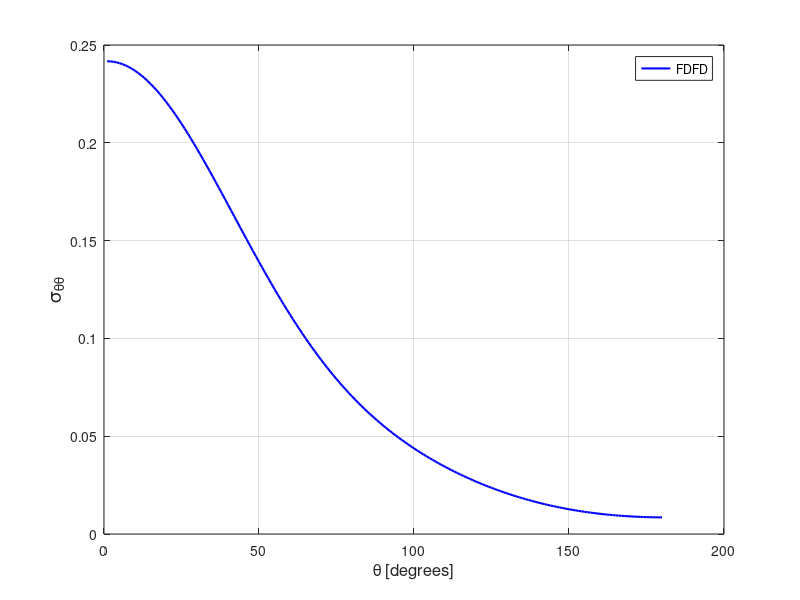

Here is the MATLAB script that generated this plot:
stt = [ 
    1  0.24169758E+00
    2  0.24163608E+00
    3  0.24145418E+00
    4  0.24115084E+00
    5  0.24072725E+00
    6  0.24018513E+00
    7  0.23952404E+00
    8  0.23874742E+00
    9  0.23785277E+00
   10  0.23684552E+00
   11  0.23572688E+00
   12  0.23449737E+00
   13  0.23316082E+00
   14  0.23171885E+00
   15  0.23017523E+00
   16  0.22853056E+00
   17  0.22678865E+00
   18  0.22495374E+00
   19  0.22302812E+00
   20  0.22101623E+00
   21  0.21891946E+00
   22  0.21674359E+00
   23  0.21449065E+00
   24  0.21216457E+00
   25  0.20977168E+00
   26  0.20731284E+00
   27  0.20479365E+00
   28  0.20221744E+00
   29  0.19958907E+00
   30  0.19691072E+00
   31  0.19418876E+00
   32  0.19142623E+00
   33  0.18862762E+00
   34  0.18579586E+00
   35  0.18293497E+00
   36  0.18005033E+00
   37  0.17714585E+00
   38  0.17422417E+00
   39  0.17128982E+00
   40  0.16834532E+00
   41  0.16539495E+00
   42  0.16244207E+00
   43  0.15949064E+00
   44  0.15654428E+00
   45  0.15360446E+00
   46  0.15067469E+00
   47  0.14775921E+00
   48  0.14486060E+00
   49  0.14198047E+00
   50  0.13912064E+00
   51  0.13628630E+00
   52  0.13347697E+00
   53  0.13069713E+00
   54  0.12794563E+00
   55  0.12522754E+00
   56  0.12254252E+00
   57  0.11989289E+00
   58  0.11727936E+00
   59  0.11470484E+00
   60  0.11216889E+00
   61  0.10967273E+00
   62  0.10721767E+00
   63  0.10480461E+00
   64  0.10243352E+00
   65  0.10010572E+00
   66  0.97821414E-01
   67  0.95580406E-01
   68  0.93383119E-01
   69  0.91229625E-01
   70  0.89120261E-01
   71  0.87054461E-01
   72  0.85032508E-01
   73  0.83053418E-01
   74  0.81118017E-01
   75  0.79224370E-01
   76  0.77373959E-01
   77  0.75564608E-01
   78  0.73796615E-01
   79  0.72068602E-01
   80  0.70380762E-01
   81  0.68731658E-01
   82  0.67121446E-01
   83  0.65548703E-01
   84  0.64012215E-01
   85  0.62512122E-01
   86  0.61047286E-01
   87  0.59616923E-01
   88  0.58219943E-01
   89  0.56855336E-01
   90  0.55522699E-01
   91  0.54221477E-01
   92  0.52949946E-01
   93  0.51708173E-01
   94  0.50494872E-01
   95  0.49309235E-01
   96  0.48150558E-01
   97  0.47018379E-01
   98  0.45911249E-01
   99  0.44828933E-01
  100  0.43771252E-01
  101  0.42736445E-01
  102  0.41724432E-01
  103  0.40734626E-01
  104  0.39766159E-01
  105  0.38818881E-01
  106  0.37892018E-01
  107  0.36985040E-01
  108  0.36097378E-01
  109  0.35228614E-01
  110  0.34378488E-01
  111  0.33546422E-01
  112  0.32731809E-01
  113  0.31934679E-01
  114  0.31154960E-01
  115  0.30391484E-01
  116  0.29644286E-01
  117  0.28913092E-01
  118  0.28197579E-01
  119  0.27498152E-01
  120  0.26813820E-01
  121  0.26144495E-01
  122  0.25490126E-01
  123  0.24850467E-01
  124  0.24225526E-01
  125  0.23614712E-01
  126  0.23018165E-01
  127  0.22435682E-01
  128  0.21867221E-01
  129  0.21312699E-01
  130  0.20771796E-01
  131  0.20244271E-01
  132  0.19730389E-01
  133  0.19229829E-01
  134  0.18742405E-01
  135  0.18268310E-01
  136  0.17806977E-01
  137  0.17358569E-01
  138  0.16923014E-01
  139  0.16500128E-01
  140  0.16089855E-01
  141  0.15691793E-01
  142  0.15306280E-01
  143  0.14933002E-01
  144  0.14571728E-01
  145  0.14222395E-01
  146  0.13884963E-01
  147  0.13559286E-01
  148  0.13245170E-01
  149  0.12942467E-01
  150  0.12651054E-01
  151  0.12370871E-01
  152  0.12101864E-01
  153  0.11843596E-01
  154  0.11595991E-01
  155  0.11359163E-01
  156  0.11132663E-01
  157  0.10916582E-01
  158  0.10710707E-01
  159  0.10514716E-01
  160  0.10328615E-01
  161  0.10152418E-01
  162  0.99858204E-02
  163  0.98285060E-02
  164  0.96806744E-02
  165  0.95420284E-02
  166  0.94124554E-02
  167  0.92917811E-02
  168  0.91800438E-02
  169  0.90770358E-02
  170  0.89826789E-02
  171  0.88968240E-02
  172  0.88193417E-02
  173  0.87503819E-02
  174  0.86895684E-02
  175  0.86371033E-02
  176  0.85927043E-02
  177  0.85564507E-02
  178  0.85283592E-02
  179  0.85081719E-02
  180  0.84960498E-02
  181  0.84919473E-02
  182  0.84960340E-02
  183  0.85078571E-02
  184  0.85276719E-02
  185  0.85556190E-02
  186  0.85918102E-02
  187  0.86360238E-02
  188  0.86881584E-02
  189  0.87487604E-02
  190  0.88174026E-02
  191  0.88946922E-02
  192  0.89803850E-02
  193  0.90744998E-02
  194  0.91772992E-02
  195  0.92888260E-02
  196  0.94092181E-02
  197  0.95385704E-02
  198  0.96769417E-02
  199  0.98245228E-02
  200  0.99814693E-02
  201  0.10147871E-01
  202  0.10323843E-01
  203  0.10509532E-01
  204  0.10705180E-01
  205  0.10910819E-01
  206  0.11126630E-01
  207  0.11352718E-01
  208  0.11589273E-01
  209  0.11836411E-01
  210  0.12094329E-01
  211  0.12363078E-01
  212  0.12642922E-01
  213  0.12933914E-01
  214  0.13236097E-01
  215  0.13549741E-01
  216  0.13875099E-01
  217  0.14212072E-01
  218  0.14560800E-01
  219  0.14921737E-01
  220  0.15294418E-01
  221  0.15679562E-01
  222  0.16076896E-01
  223  0.16486613E-01
  224  0.16909054E-01
  225  0.17343791E-01
  226  0.17791759E-01
  227  0.18252607E-01
  228  0.18726081E-01
  229  0.19212941E-01
  230  0.19712832E-01
  231  0.20226141E-01
  232  0.20752938E-01
  233  0.21293294E-01
  234  0.21847313E-01
  235  0.22415051E-01
  236  0.22996729E-01
  237  0.23592694E-01
  238  0.24202788E-01
  239  0.24827264E-01
  240  0.25466094E-01
  241  0.26119808E-01
  242  0.26788345E-01
  243  0.27472286E-01
  244  0.28171211E-01
  245  0.28885866E-01
  246  0.29616242E-01
  247  0.30362701E-01
  248  0.31125786E-01
  249  0.31905301E-01
  250  0.32701883E-01
  251  0.33515822E-01
  252  0.34347400E-01
  253  0.35197306E-01
  254  0.36065321E-01
  255  0.36952801E-01
  256  0.37859179E-01
  257  0.38785577E-01
  258  0.39732706E-01
  259  0.40700633E-01
  260  0.41690357E-01
  261  0.42702038E-01
  262  0.43736339E-01
  263  0.44794489E-01
  264  0.45876633E-01
  265  0.46983484E-01
  266  0.48115645E-01
  267  0.49274269E-01
  268  0.50459959E-01
  269  0.51673248E-01
  270  0.52915532E-01
  271  0.54187149E-01
  272  0.55488747E-01
  273  0.56821372E-01
  274  0.58186471E-01
  275  0.59583478E-01
  276  0.61014481E-01
  277  0.62479671E-01
  278  0.63980453E-01
  279  0.65516643E-01
  280  0.67090452E-01
  281  0.68701871E-01
  282  0.70351422E-01
  283  0.72039373E-01
  284  0.73767990E-01
  285  0.75537123E-01
  286  0.77347592E-01
  287  0.79199158E-01
  288  0.81093401E-01
  289  0.83030209E-01
  290  0.85009679E-01
  291  0.87033071E-01
  292  0.89099854E-01
  293  0.91210775E-01
  294  0.93365140E-01
  295  0.95563255E-01
  296  0.97805485E-01
  297  0.10009202E+00
  298  0.10242119E+00
  299  0.10479322E+00
  300  0.10720786E+00
  301  0.10966431E+00
  302  0.11216181E+00
  303  0.11469920E+00
  304  0.11727551E+00
  305  0.11989084E+00
  306  0.12254128E+00
  307  0.12522838E+00
  308  0.12794785E+00
  309  0.13069950E+00
  310  0.13348289E+00
  311  0.13629287E+00
  312  0.13912950E+00
  313  0.14198999E+00
  314  0.14487198E+00
  315  0.14777181E+00
  316  0.15068895E+00
  317  0.15361963E+00
  318  0.15656053E+00
  319  0.15950860E+00
  320  0.16246147E+00
  321  0.16541496E+00
  322  0.16836624E+00
  323  0.17131206E+00
  324  0.17424788E+00
  325  0.17717052E+00
  326  0.18007703E+00
  327  0.18296176E+00
  328  0.18582290E+00
  329  0.18865463E+00
  330  0.19145414E+00
  331  0.19421722E+00
  332  0.19694026E+00
  333  0.19961849E+00
  334  0.20224670E+00
  335  0.20482314E+00
  336  0.20734233E+00
  337  0.20980099E+00
  338  0.21219435E+00
  339  0.21451904E+00
  340  0.21677147E+00
  341  0.21894655E+00
  342  0.22104239E+00
  343  0.22305401E+00
  344  0.22497910E+00
  345  0.22681256E+00
  346  0.22855268E+00
  347  0.23019728E+00
  348  0.23174055E+00
  349  0.23318025E+00
  350  0.23451623E+00
  351  0.23574466E+00
  352  0.23686102E+00
  353  0.23786739E+00
  354  0.23875777E+00
  355  0.23953441E+00
  356  0.24019383E+00
  357  0.24073434E+00
  358  0.24115580E+00
  359  0.24145764E+00
  360  0.24163766E+00
 ]; 
plot(stt(1:180,1),stt(1:180,2),'b-','linewidth',1.5 ); 
grid on 
legend('FDFD');
xlabel('\theta [degrees]','FontSize',12);
ylabel('\sigma_{\theta\theta}','FontSize',14);
